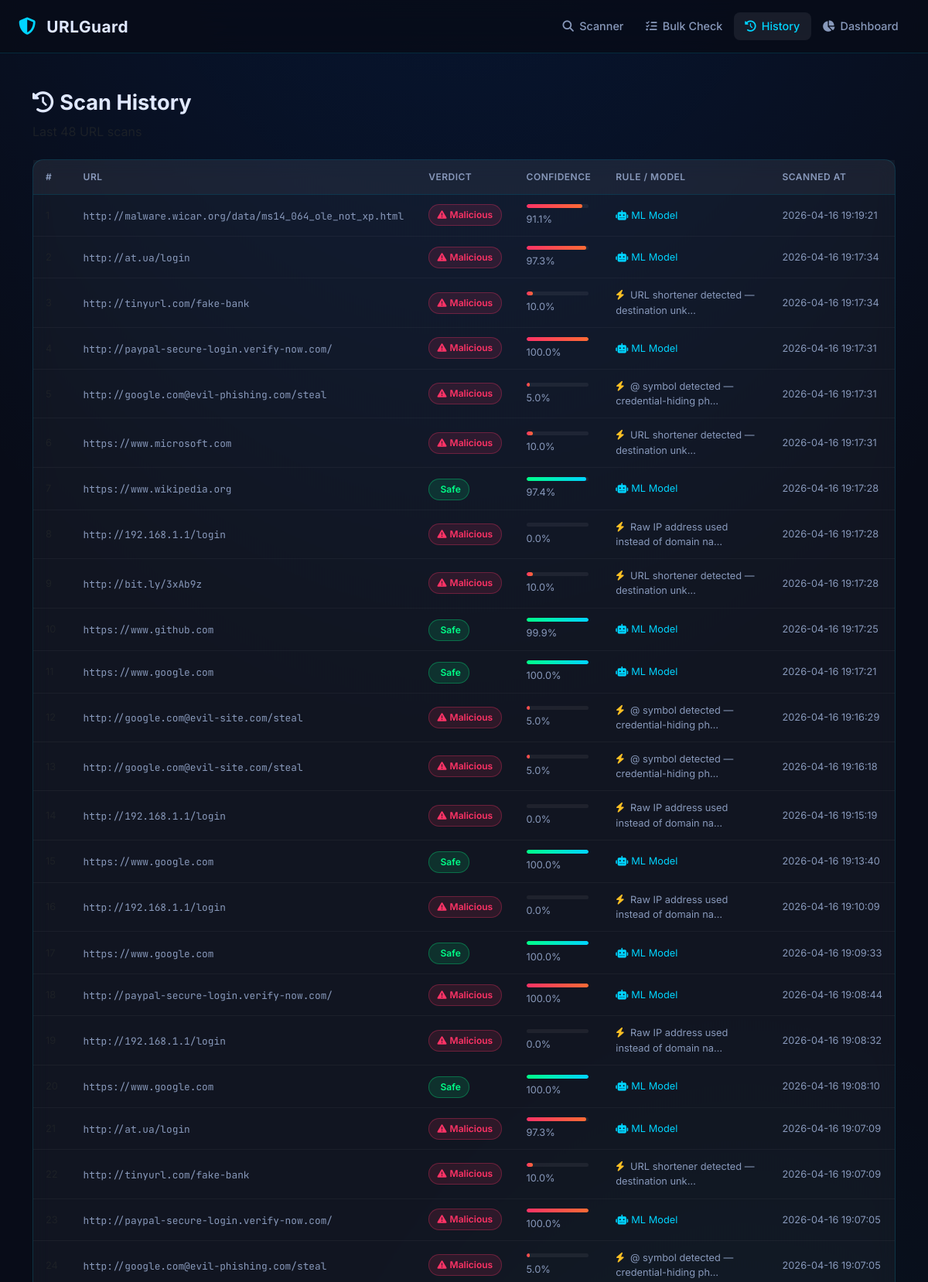
The app's page /history (upper part) with its own data.
### tables this page shows
CREATE TABLE scans (
                id               INTEGER PRIMARY KEY AUTOINCREMENT,
                url              TEXT    NOT NULL,
                is_safe          INTEGER NOT NULL,
                safe_probability REAL    NOT NULL,
                rule_triggered   TEXT,
                features         TEXT,
                scanned_at       TEXT    NOT NULL
            );

### app.py (the view)
@app.route("/history")
def history():
    return render_template("history.html", scans=get_recent_scans(100))

### database.py (called while the page is built)
def get_recent_scans(limit=100):
    with sqlite3.connect(DB_PATH) as conn:
        conn.row_factory = sqlite3.Row
        rows = conn.execute(
            "SELECT * FROM scans ORDER BY scanned_at DESC LIMIT ?", (limit,)
        ).fetchall()
    return [dict(r) for r in rows]

### templates/history.html (shortened to what this page needs)
{% extends "base.html" %}
{% block content %}
<div class="container py-5">
    <div class="page-header mb-4">
        <h2><i class="fa-solid fa-clock-rotate-left me-2"></i>Scan History</h2>
        <p class="text-muted">Last {{ scans|length }} URL scans</p>
    </div>
    {% if scans %}
    <div class="glass-card p-0">
        <div class="table-responsive">
            <table class="data-table">
                <thead>
                    <tr>
                        <th>#</th>
                        <th>URL</th>
                        <th>Verdict</th>
                        <th>Confidence</th>
                        <th>Rule / Model</th>
                        <th>Scanned At</th>
                    </tr>
                </thead>
                <tbody>
                    {% for scan in scans %}
                    <tr>
                        <td class="text-muted" style="font-size:0.8rem">{{ loop.index }}</td>
                        <td>
                            <a href="{{ scan.url }}" target="_blank" rel="noopener noreferrer"
                               class="url-cell" title="{{ scan.url }}">
                                {{ scan.url[:60] }}{% if scan.url|length > 60 %}…{% endif %}
                            </a>
                        </td>
                        <td>
                            {% if scan.is_safe %}
                            <span class="verdict-badge badge-safe">
                                Safe
                            </span>
                            {% else %}
                            <span class="verdict-badge badge-danger">
                                <i class="fa-solid fa-triangle-exclamation me-1"></i>Malicious
                            </span>
                            {% endif %}
                        </td>
                        <td>
                            <div class="confidence-bar-wrap">
                                <div class="confidence-bar {{ 'bar-safe' if scan.is_safe else 'bar-danger' }}"
                                     style="width: {{ (scan.safe_probability * 100)|round|int }}%"></div>
                            </div>
                            <span style="font-size:0.8rem; color:var(--text-secondary)">
                                {{ (scan.safe_probability * 100)|round(1) }}%
                            </span>
                        </td>
                        <td style="font-size:0.8rem; color:var(--text-secondary)">
                            {% if scan.rule_triggered %}
                            <span title="{{ scan.rule_triggered }}">
                                <i class="fa-solid fa-bolt me-1" style="color:var(--accent-yellow)"></i>
                                {{ scan.rule_triggered[:40] }}{% if scan.rule_triggered|length > 40 %}…{% endif %}
                            </span>
                            {% else %}
                            <span style="color:var(--accent-cyan)">
                                <i class="fa-solid fa-robot me-1"></i>ML Model
                            </span>
                            {% endif %}
                        </td>
                        <td style="font-size:0.8rem; color:var(--text-secondary); white-space:nowrap">
                            {{ scan.scanned_at }}
                        </td>
                    </tr>
                    {% endfor %}
                </tbody>
            </table>
        </div>
    </div>
    {% else %}
    <div class="empty-state">
        <i class="fa-solid fa-inbox"></i>
        <p>No scans yet. <a href="/">Check your first URL</a></p>
    </div>
    {% endif %}
</div>
{% endblock %}

### templates/base.html (shortened to what this page needs)
<!DOCTYPE html>
<html lang="en">
<head>
    <link href="https://cdn.jsdelivr.net/npm/bootstrap@5.3.0/dist/css/bootstrap.min.css" rel="stylesheet">
    <link href="https://cdnjs.cloudflare.com/ajax/libs/font-awesome/6.4.0/css/all.min.css" rel="stylesheet">
    <link href="{{ url_for('static', filename='styles.css') }}" rel="stylesheet">
</head>
<body>
<nav class="navbar navbar-expand-lg">
    <div class="container-fluid px-4">
        <a class="navbar-brand" href="/">
            <i class="fa-solid fa-shield-halved"></i>
            URLGuard
        </a>
        <div class="collapse navbar-collapse" id="navMenu">
            <ul class="navbar-nav ms-auto">
                <li class="nav-item">
                    <a class="nav-link {% if request.path == '/' %}active{% endif %}" href="/">
                        <i class="fa-solid fa-magnifying-glass"></i> Scanner
                    </a>
                </li>
                <li class="nav-item">
                    <a class="nav-link {% if request.path == '/bulk' %}active{% endif %}" href="/bulk">
                        <i class="fa-solid fa-list-check"></i> Bulk Check
                    </a>
                </li>
                <li class="nav-item">
                    <a class="nav-link {% if request.path == '/history' %}active{% endif %}" href="/history">
                        <i class="fa-solid fa-clock-rotate-left"></i> History
                    </a>
                </li>
                <li class="nav-item">
                    <a class="nav-link {% if request.path == '/dashboard' %}active{% endif %}" href="/dashboard">
                        <i class="fa-solid fa-chart-pie"></i> Dashboard
                    </a>
                </li>
            </ul>
        </div>
    </div>
</nav>
<main class="main-content">
    {% block content %}{% endblock %}
</main>
</body>
</html>

### static/styles.css (style rules this page uses)
:root { --bg-primary: #080c18; --bg-secondary: #0d1526; --bg-card: rgba(255, 255, 255, 0.04); --bg-card-hover: rgba(255, 255, 255, 0.07); --accent-cyan: #00d4ff; --accent-blue: #3b82f6; --accent-green: #00ff88; --accent-red: #ff3366; --accent-yellow: #fbbf24; --text-primary: #e0e8ff; --text-secondary:#8899bb; --border: rgba(0, 212, 255, 0.15); --border-hover: rgba(0, 212, 255, 0.4); --shadow: 0 8px 32px rgba(0, 0, 0, 0.4); --radius: 14px; --radius-sm: 8px; }
*, *::before, *::after { box-sizing: border-box; margin: 0; padding: 0; }
html { scroll-behavior: smooth; }
body { font-family: 'Inter', system-ui, sans-serif; background: var(--bg-primary); background-image: radial-gradient(ellipse 80% 50% at 50% -20%, rgba(0, 102, 255, 0.15), transparent), radial-gradient(ellipse 60% 40% at 80% 80%, rgba(0, 212, 255, 0.07), transparent); background-attachment: fixed; color: var(--text-primary); min-height: 100vh; display: flex; flex-direction: column; }
a { color: var(--accent-cyan); text-decoration: none; transition: color .2s; }
.navbar { background: rgba(8, 12, 24, 0.85); backdrop-filter: blur(20px); -webkit-backdrop-filter: blur(20px); border-bottom: 1px solid var(--border); padding: .85rem 0; position: sticky; top: 0; z-index: 100; }
.navbar-brand { font-size: 1.3rem; font-weight: 700; color: var(--text-primary) !important; letter-spacing: .5px; }
.navbar-brand i { color: var(--accent-cyan); margin-right: .5rem; font-size: 1.4rem; }
.nav-link { color: var(--text-secondary) !important; font-size: .9rem; font-weight: 500; padding: .45rem .9rem !important; border-radius: var(--radius-sm); transition: all .2s; display: flex; align-items: center; gap: .45rem; }
.nav-link:hover, .nav-link.active { color: var(--text-primary) !important; background: var(--bg-card-hover); }
.nav-link.active { color: var(--accent-cyan) !important; }
.main-content { flex: 1; }
.glass-card { background: var(--bg-card); border: 1px solid var(--border); border-radius: var(--radius); backdrop-filter: blur(12px); -webkit-backdrop-filter: blur(12px); padding: 1.75rem; transition: border-color .3s, box-shadow .3s; }
.data-table { width: 100%; border-collapse: collapse; font-size: .88rem; }
.data-table thead tr { background: rgba(255,255,255,.04); border-bottom: 1px solid var(--border); }
.data-table th { padding: .8rem 1rem; color: var(--text-secondary); font-weight: 600; text-transform: uppercase; font-size: .75rem; letter-spacing: .5px; text-align: left; white-space: nowrap; }
.data-table td { padding: .75rem 1rem; border-bottom: 1px solid rgba(255,255,255,.04); color: var(--text-primary); vertical-align: middle; }
.url-cell { font-family: 'JetBrains Mono', monospace; font-size: .8rem; color: var(--text-secondary); }
.verdict-badge { display: inline-flex; align-items: center; padding: .25rem .65rem; border-radius: 99px; font-size: .75rem; font-weight: 600; white-space: nowrap; }
.badge-safe { background: rgba(0,255,136,.12); color: var(--accent-green); border: 1px solid rgba(0,255,136,.3); }
.badge-danger { background: rgba(255,51,102,.12); color: var(--accent-red); border: 1px solid rgba(255,51,102,.3); }
.confidence-bar-wrap { background: rgba(255,255,255,.06); border-radius: 99px; height: 5px; width: 80px; overflow: hidden; margin-bottom: .2rem; }
.confidence-bar { height: 100%; border-radius: 99px; transition: width .5s ease; }
.bar-safe { background: linear-gradient(90deg, #00ff88, #00d4ff); }
.bar-danger { background: linear-gradient(90deg, #ff3366, #ff6b35); }
.page-header h2 { font-size: 1.7rem; font-weight: 700; color: var(--text-primary); }
.page-header p { color: var(--text-secondary); margin-top: .25rem; }

### records on screen
scans: url "http://malware.wicar.org/data/ms14_064_ole_not_xp.html", is_safe 0 (drawn), (scan.safe_probability*100)|round(1) "91.1", shows "ML Model", scanned_at "2026-04-16 19:19:21"
scans: url "http://at.ua/login", is_safe 0 (drawn), (scan.safe_probability*100)|round(1) "97.3", shows "ML Model", scanned_at "2026-04-16 19:17:34"
scans: url "http://tinyurl.com/fake-bank", is_safe 0 (drawn), (scan.safe_probability*100)|round(1) "10.0", rule_triggered "URL shortener detected — destination unk", scanned_at "2026-04-16 19:17:34"
scans: url "http://paypal-secure-login.verify-now.com/", is_safe 0 (drawn), (scan.safe_probability*100)|round(1) "100.0", shows "ML Model", scanned_at "2026-04-16 19:17:31"
scans: url "http://google.com@evil-phishing.com/steal", is_safe 0 (drawn), (scan.safe_probability*100)|round(1) "5.0", rule_triggered "@ symbol detected — credential-hiding ph", scanned_at "2026-04-16 19:17:31"
scans: url "https://www.microsoft.com", is_safe 0 (drawn), (scan.safe_probability*100)|round(1) "10.0", rule_triggered "URL shortener detected — destination unk", scanned_at "2026-04-16 19:17:31"
scans: url "https://www.wikipedia.org", is_safe "Safe", (scan.safe_probability*100)|round(1) "97.4", shows "ML Model", scanned_at "2026-04-16 19:17:28"
scans: url "http://192.168.1.1/login", is_safe 0 (drawn), (scan.safe_probability*100)|round(1) "0.0", rule_triggered "Raw IP address used instead of domain na", scanned_at "2026-04-16 19:17:28"
scans: url "http://bit.ly/3xAb9z", is_safe 0 (drawn), (scan.safe_probability*100)|round(1) "10.0", rule_triggered "URL shortener detected — destination unk", scanned_at "2026-04-16 19:17:28"
scans: url "https://www.github.com", is_safe "Safe", (scan.safe_probability*100)|round(1) "99.9", shows "ML Model", scanned_at "2026-04-16 19:17:25"
scans: url "https://www.google.com", is_safe "Safe", (scan.safe_probability*100)|round(1) "100.0", shows "ML Model", scanned_at "2026-04-16 19:17:21"
scans: url "http://google.com@evil-site.com/steal", is_safe 0 (drawn), (scan.safe_probability*100)|round(1) "5.0", rule_triggered "@ symbol detected — credential-hiding ph", scanned_at "2026-04-16 19:16:29"
scans: url "http://google.com@evil-site.com/steal", is_safe 0 (drawn), (scan.safe_probability*100)|round(1) "5.0", rule_triggered "@ symbol detected — credential-hiding ph", scanned_at "2026-04-16 19:16:18"
scans: url "http://192.168.1.1/login", is_safe 0 (drawn), (scan.safe_probability*100)|round(1) "0.0", rule_triggered "Raw IP address used instead of domain na", scanned_at "2026-04-16 19:15:19"
scans: url "https://www.google.com", is_safe "Safe", (scan.safe_probability*100)|round(1) "100.0", shows "ML Model", scanned_at "2026-04-16 19:13:40"
scans: url "http://192.168.1.1/login", is_safe 0 (drawn), (scan.safe_probability*100)|round(1) "0.0", rule_triggered "Raw IP address used instead of domain na", scanned_at "2026-04-16 19:10:09"
scans: url "https://www.google.com", is_safe "Safe", (scan.safe_probability*100)|round(1) "100.0", shows "ML Model", scanned_at "2026-04-16 19:09:33"
scans: url "http://paypal-secure-login.verify-now.com/", is_safe 0 (drawn), (scan.safe_probability*100)|round(1) "100.0", shows "ML Model", scanned_at "2026-04-16 19:08:44"
scans: url "http://192.168.1.1/login", is_safe 0 (drawn), (scan.safe_probability*100)|round(1) "0.0", rule_triggered "Raw IP address used instead of domain na", scanned_at "2026-04-16 19:08:32"
scans: url "https://www.google.com", is_safe "Safe", (scan.safe_probability*100)|round(1) "100.0", shows "ML Model", scanned_at "2026-04-16 19:08:10"
scans: url "http://at.ua/login", is_safe 0 (drawn), (scan.safe_probability*100)|round(1) "97.3", shows "ML Model", scanned_at "2026-04-16 19:07:09"
scans: url "http://tinyurl.com/fake-bank", is_safe 0 (drawn), (scan.safe_probability*100)|round(1) "10.0", rule_triggered "URL shortener detected — destination unk", scanned_at "2026-04-16 19:07:09"
scans: url "http://paypal-secure-login.verify-now.com/", is_safe 0 (drawn), (scan.safe_probability*100)|round(1) "100.0", shows "ML Model", scanned_at "2026-04-16 19:07:05"
scans: url "http://google.com@evil-phishing.com/steal", is_safe 0 (drawn), (scan.safe_probability*100)|round(1) "5.0", rule_triggered "@ symbol detected — credential-hiding ph", scanned_at "2026-04-16 19:07:05"
